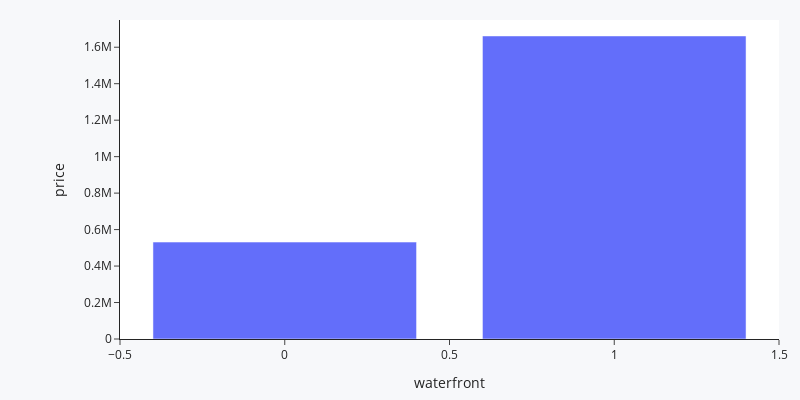

This figure's notebook cell:
### Markdown cell above
##### 6.2.1 H1: Imóveis que possuem vista para água, são 30% mais caros, na media

### Code cell
#H1: Imóvies que possuem vista para água, são 30% mais caros, na media.

h1= df1[['waterfront', 'price']].groupby(['waterfront']).mean().reset_index()

#Função do percentual
h1_perc= calculo_percentual(df=h1, coluna='price')
print('Essa Hipótese é verdadeira, pois imóveis no litoral com visão para o mar são na média {:.2f}% mais caros que os demais.'.format(h1_perc))

#plotando com a função criada.
plot_bar(df=h1, x='waterfront', y='price')

### Figure 1 — Plotly figure (JSON) as saved in the notebook; plotly's stock layout.template omitted (floating-point values rounded to 4 significant figures)
{"data": [{"alignmentgroup": "True", "hovertemplate": "waterfront=%{x}<br>price=%{y}<extra></extra>", "legendgroup": "", "marker": {"color": "#636efa", "pattern": {"shape": ""}}, "name": "", "offsetgroup": "", "orientation": "v", "showlegend": false, "textposition": "auto", "type": "bar", "x": [0, 1], "xaxis": "x", "y": [531600.0, 1662000.0], "yaxis": "y"}], "layout": {"barmode": "relative", "height": 400, "legend": {"tracegroupgap": 0}, "margin": {"b": 20, "l": 120, "r": 20, "t": 20}, "paper_bgcolor": "#f7f8fa", "width": 800, "xaxis": {"anchor": "y", "domain": [0, 1], "rangeslider": {"visible": false}, "title": {"text": "waterfront"}}, "yaxis": {"anchor": "x", "domain": [0, 1], "title": {"text": "price"}}}}
